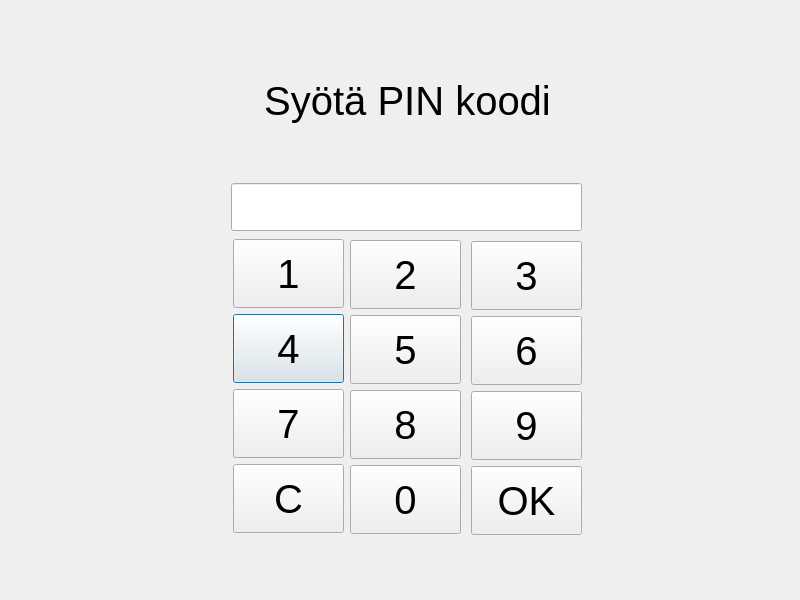
<?xml version="1.0" encoding="UTF-8"?>
<ui version="4.0">
 <class>PinKoodiMoottori</class>
 <widget class="QDialog" name="PinKoodiMoottori">
  <property name="geometry">
   <rect>
    <x>0</x>
    <y>0</y>
    <width>800</width>
    <height>600</height>
   </rect>
  </property>
  <property name="mouseTracking">
   <bool>true</bool>
  </property>
  <property name="windowTitle">
   <string>BankSimul</string>
  </property>
  <widget class="QLabel" name="label_2">
   <property name="geometry">
    <rect>
     <x>231</x>
     <y>137</y>
     <width>351</width>
     <height>40</height>
    </rect>
   </property>
   <property name="font">
    <font>
     <pointsize>20</pointsize>
    </font>
   </property>
   <property name="mouseTracking">
    <bool>true</bool>
   </property>
   <property name="styleSheet">
    <string notr="true">color: rgb(255, 0, 0);</string>
   </property>
   <property name="text">
    <string/>
   </property>
   <property name="alignment">
    <set>Qt::AlignCenter</set>
   </property>
  </widget>
  <widget class="QLabel" name="label">
   <property name="geometry">
    <rect>
     <x>231</x>
     <y>71</y>
     <width>353</width>
     <height>60</height>
    </rect>
   </property>
   <property name="font">
    <font>
     <pointsize>30</pointsize>
    </font>
   </property>
   <property name="mouseTracking">
    <bool>true</bool>
   </property>
   <property name="text">
    <string>Syötä PIN koodi</string>
   </property>
   <property name="alignment">
    <set>Qt::AlignCenter</set>
   </property>
  </widget>
  <widget class="QLineEdit" name="lineEdit">
   <property name="geometry">
    <rect>
     <x>231</x>
     <y>183</y>
     <width>351</width>
     <height>48</height>
    </rect>
   </property>
   <property name="font">
    <font>
     <pointsize>20</pointsize>
    </font>
   </property>
   <property name="mouseTracking">
    <bool>true</bool>
   </property>
   <property name="acceptDrops">
    <bool>true</bool>
   </property>
   <property name="alignment">
    <set>Qt::AlignCenter</set>
   </property>
  </widget>
  <widget class="QPushButton" name="nelja">
   <property name="geometry">
    <rect>
     <x>233</x>
     <y>314</y>
     <width>111</width>
     <height>69</height>
    </rect>
   </property>
   <property name="font">
    <font>
     <pointsize>30</pointsize>
    </font>
   </property>
   <property name="mouseTracking">
    <bool>true</bool>
   </property>
   <property name="styleSheet">
    <string notr="true"/>
   </property>
   <property name="text">
    <string>4</string>
   </property>
  </widget>
  <widget class="QPushButton" name="yksi">
   <property name="geometry">
    <rect>
     <x>233</x>
     <y>239</y>
     <width>111</width>
     <height>69</height>
    </rect>
   </property>
   <property name="font">
    <font>
     <pointsize>30</pointsize>
    </font>
   </property>
   <property name="cursor">
    <cursorShape>ArrowCursor</cursorShape>
   </property>
   <property name="mouseTracking">
    <bool>true</bool>
   </property>
   <property name="text">
    <string>1</string>
   </property>
  </widget>
  <widget class="QPushButton" name="seitseman">
   <property name="geometry">
    <rect>
     <x>233</x>
     <y>389</y>
     <width>111</width>
     <height>69</height>
    </rect>
   </property>
   <property name="font">
    <font>
     <pointsize>30</pointsize>
    </font>
   </property>
   <property name="mouseTracking">
    <bool>true</bool>
   </property>
   <property name="text">
    <string>7</string>
   </property>
  </widget>
  <widget class="QPushButton" name="pyyhi">
   <property name="geometry">
    <rect>
     <x>233</x>
     <y>464</y>
     <width>111</width>
     <height>69</height>
    </rect>
   </property>
   <property name="font">
    <font>
     <pointsize>30</pointsize>
    </font>
   </property>
   <property name="mouseTracking">
    <bool>true</bool>
   </property>
   <property name="text">
    <string>C</string>
   </property>
  </widget>
  <widget class="QPushButton" name="kaksi">
   <property name="geometry">
    <rect>
     <x>350</x>
     <y>240</y>
     <width>111</width>
     <height>69</height>
    </rect>
   </property>
   <property name="font">
    <font>
     <pointsize>30</pointsize>
    </font>
   </property>
   <property name="mouseTracking">
    <bool>true</bool>
   </property>
   <property name="text">
    <string>2</string>
   </property>
  </widget>
  <widget class="QPushButton" name="viisi">
   <property name="geometry">
    <rect>
     <x>350</x>
     <y>315</y>
     <width>111</width>
     <height>69</height>
    </rect>
   </property>
   <property name="font">
    <font>
     <pointsize>30</pointsize>
    </font>
   </property>
   <property name="mouseTracking">
    <bool>true</bool>
   </property>
   <property name="text">
    <string>5</string>
   </property>
  </widget>
  <widget class="QPushButton" name="kahdeksan">
   <property name="geometry">
    <rect>
     <x>350</x>
     <y>390</y>
     <width>111</width>
     <height>69</height>
    </rect>
   </property>
   <property name="font">
    <font>
     <pointsize>30</pointsize>
    </font>
   </property>
   <property name="mouseTracking">
    <bool>true</bool>
   </property>
   <property name="text">
    <string>8</string>
   </property>
  </widget>
  <widget class="QPushButton" name="nolla">
   <property name="geometry">
    <rect>
     <x>350</x>
     <y>465</y>
     <width>111</width>
     <height>69</height>
    </rect>
   </property>
   <property name="font">
    <font>
     <pointsize>30</pointsize>
    </font>
   </property>
   <property name="mouseTracking">
    <bool>true</bool>
   </property>
   <property name="text">
    <string>0</string>
   </property>
  </widget>
  <widget class="QPushButton" name="yhdeksan">
   <property name="geometry">
    <rect>
     <x>471</x>
     <y>391</y>
     <width>111</width>
     <height>69</height>
    </rect>
   </property>
   <property name="font">
    <font>
     <pointsize>30</pointsize>
    </font>
   </property>
   <property name="mouseTracking">
    <bool>true</bool>
   </property>
   <property name="text">
    <string>9</string>
   </property>
  </widget>
  <widget class="QPushButton" name="kolme">
   <property name="geometry">
    <rect>
     <x>471</x>
     <y>241</y>
     <width>111</width>
     <height>69</height>
    </rect>
   </property>
   <property name="font">
    <font>
     <pointsize>30</pointsize>
    </font>
   </property>
   <property name="mouseTracking">
    <bool>true</bool>
   </property>
   <property name="text">
    <string>3</string>
   </property>
  </widget>
  <widget class="QPushButton" name="kuusi">
   <property name="geometry">
    <rect>
     <x>471</x>
     <y>316</y>
     <width>111</width>
     <height>69</height>
    </rect>
   </property>
   <property name="font">
    <font>
     <pointsize>30</pointsize>
    </font>
   </property>
   <property name="mouseTracking">
    <bool>true</bool>
   </property>
   <property name="text">
    <string>6</string>
   </property>
  </widget>
  <widget class="QPushButton" name="ok">
   <property name="geometry">
    <rect>
     <x>471</x>
     <y>466</y>
     <width>111</width>
     <height>69</height>
    </rect>
   </property>
   <property name="font">
    <font>
     <pointsize>30</pointsize>
    </font>
   </property>
   <property name="mouseTracking">
    <bool>true</bool>
   </property>
   <property name="text">
    <string>OK</string>
   </property>
  </widget>
 </widget>
 <resources/>
 <connections/>
</ui>
